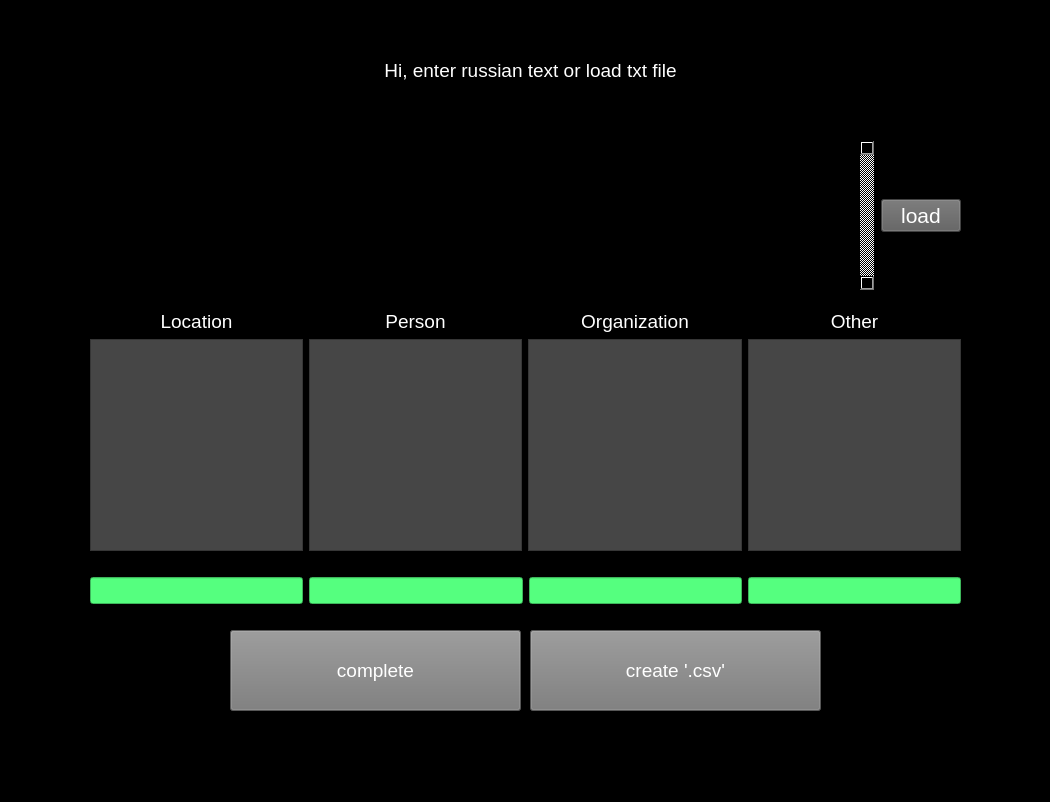
<?xml version="1.0" encoding="UTF-8"?>
<ui version="4.0">
 <class>MainWindow</class>
 <widget class="QMainWindow" name="MainWindow">
  <property name="geometry">
   <rect>
    <x>0</x>
    <y>0</y>
    <width>1050</width>
    <height>802</height>
   </rect>
  </property>
  <property name="font">
   <font>
    <pointsize>12</pointsize>
   </font>
  </property>
  <property name="windowTitle">
   <string>MainWindow</string>
  </property>
  <property name="styleSheet">
   <string notr="true">background-color: rgb(0, 0, 0);</string>
  </property>
  <widget class="QWidget" name="centralwidget">
   <widget class="QPushButton" name="comp_btn">
    <property name="geometry">
     <rect>
      <x>230</x>
      <y>630</y>
      <width>291</width>
      <height>81</height>
     </rect>
    </property>
    <property name="font">
     <font>
      <pointsize>14</pointsize>
     </font>
    </property>
    <property name="styleSheet">
     <string notr="true">color: rgb(255, 255, 255);
background-color: rgb(120, 120, 120);</string>
    </property>
    <property name="text">
     <string>complete</string>
    </property>
   </widget>
   <widget class="QPushButton" name="create_btn">
    <property name="geometry">
     <rect>
      <x>530</x>
      <y>630</y>
      <width>291</width>
      <height>81</height>
     </rect>
    </property>
    <property name="font">
     <font>
      <pointsize>14</pointsize>
     </font>
    </property>
    <property name="styleSheet">
     <string notr="true">color: rgb(255, 255, 255);
background-color: rgb(120, 120, 120);</string>
    </property>
    <property name="text">
     <string>create '.csv'</string>
    </property>
   </widget>
   <widget class="QLabel" name="label">
    <property name="geometry">
     <rect>
      <x>240</x>
      <y>30</y>
      <width>581</width>
      <height>81</height>
     </rect>
    </property>
    <property name="font">
     <font>
      <pointsize>14</pointsize>
     </font>
    </property>
    <property name="styleSheet">
     <string notr="true">
color: rgb(255, 255, 255);</string>
    </property>
    <property name="text">
     <string>Hi, enter russian text or load txt file</string>
    </property>
    <property name="alignment">
     <set>Qt::AlignCenter</set>
    </property>
   </widget>
   <widget class="QWidget" name="layoutWidget">
    <property name="geometry">
     <rect>
      <x>90</x>
      <y>140</y>
      <width>871</width>
      <height>151</height>
     </rect>
    </property>
    <layout class="QHBoxLayout" name="horizontalLayout_3">
     <item>
      <widget class="QTextEdit" name="usual_text">
       <property name="font">
        <font>
         <pointsize>12</pointsize>
        </font>
       </property>
       <property name="styleSheet">
        <string notr="true">color: rgb(255, 255, 255);</string>
       </property>
       <property name="verticalScrollBarPolicy">
        <enum>Qt::ScrollBarAlwaysOn</enum>
       </property>
       <property name="horizontalScrollBarPolicy">
        <enum>Qt::ScrollBarAsNeeded</enum>
       </property>
      </widget>
     </item>
     <item>
      <widget class="QPushButton" name="load_btn">
       <property name="font">
        <font>
         <pointsize>16</pointsize>
        </font>
       </property>
       <property name="styleSheet">
        <string notr="true">color: rgb(255, 255, 255);
background-color: rgb(93, 93, 93);</string>
       </property>
       <property name="text">
        <string>load</string>
       </property>
      </widget>
     </item>
    </layout>
   </widget>
   <widget class="QWidget" name="layoutWidget">
    <property name="geometry">
     <rect>
      <x>90</x>
      <y>310</y>
      <width>871</width>
      <height>241</height>
     </rect>
    </property>
    <layout class="QHBoxLayout" name="horizontalLayout_2">
     <item>
      <layout class="QVBoxLayout" name="verticalLayout">
       <item>
        <widget class="QLabel" name="loc_label">
         <property name="font">
          <font>
           <pointsize>14</pointsize>
          </font>
         </property>
         <property name="mouseTracking">
          <bool>false</bool>
         </property>
         <property name="tabletTracking">
          <bool>false</bool>
         </property>
         <property name="contextMenuPolicy">
          <enum>Qt::PreventContextMenu</enum>
         </property>
         <property name="layoutDirection">
          <enum>Qt::LeftToRight</enum>
         </property>
         <property name="autoFillBackground">
          <bool>false</bool>
         </property>
         <property name="styleSheet">
          <string notr="true">color: rgb(255, 255, 255);</string>
         </property>
         <property name="text">
          <string>Location</string>
         </property>
         <property name="alignment">
          <set>Qt::AlignCenter</set>
         </property>
         <property name="wordWrap">
          <bool>false</bool>
         </property>
        </widget>
       </item>
       <item>
        <widget class="QTextEdit" name="loc_text">
         <property name="sizePolicy">
          <sizepolicy hsizetype="Expanding" vsizetype="Expanding">
           <horstretch>0</horstretch>
           <verstretch>0</verstretch>
          </sizepolicy>
         </property>
         <property name="font">
          <font>
           <pointsize>12</pointsize>
          </font>
         </property>
         <property name="cursor" stdset="0">
          <cursorShape>ArrowCursor</cursorShape>
         </property>
         <property name="styleSheet">
          <string notr="true">color: rgb(255, 255, 255);
background-color: rgb(70, 70, 70);</string>
         </property>
         <property name="frameShape">
          <enum>QFrame::StyledPanel</enum>
         </property>
         <property name="frameShadow">
          <enum>QFrame::Raised</enum>
         </property>
        </widget>
       </item>
      </layout>
     </item>
     <item>
      <layout class="QVBoxLayout" name="verticalLayout_2">
       <item>
        <widget class="QLabel" name="per_label">
         <property name="font">
          <font>
           <pointsize>14</pointsize>
          </font>
         </property>
         <property name="mouseTracking">
          <bool>false</bool>
         </property>
         <property name="tabletTracking">
          <bool>false</bool>
         </property>
         <property name="contextMenuPolicy">
          <enum>Qt::PreventContextMenu</enum>
         </property>
         <property name="layoutDirection">
          <enum>Qt::LeftToRight</enum>
         </property>
         <property name="autoFillBackground">
          <bool>false</bool>
         </property>
         <property name="styleSheet">
          <string notr="true">color: rgb(255, 255, 255);</string>
         </property>
         <property name="text">
          <string>Person</string>
         </property>
         <property name="alignment">
          <set>Qt::AlignCenter</set>
         </property>
         <property name="wordWrap">
          <bool>false</bool>
         </property>
        </widget>
       </item>
       <item>
        <widget class="QTextEdit" name="per_text">
         <property name="font">
          <font>
           <pointsize>12</pointsize>
          </font>
         </property>
         <property name="styleSheet">
          <string notr="true">color: rgb(255, 255, 255);
background-color: rgb(70, 70, 70);</string>
         </property>
        </widget>
       </item>
      </layout>
     </item>
     <item>
      <layout class="QVBoxLayout" name="verticalLayout_3">
       <item>
        <widget class="QLabel" name="org_label">
         <property name="font">
          <font>
           <pointsize>14</pointsize>
          </font>
         </property>
         <property name="mouseTracking">
          <bool>false</bool>
         </property>
         <property name="tabletTracking">
          <bool>false</bool>
         </property>
         <property name="contextMenuPolicy">
          <enum>Qt::PreventContextMenu</enum>
         </property>
         <property name="layoutDirection">
          <enum>Qt::LeftToRight</enum>
         </property>
         <property name="autoFillBackground">
          <bool>false</bool>
         </property>
         <property name="styleSheet">
          <string notr="true">color: rgb(255, 255, 255);</string>
         </property>
         <property name="text">
          <string>Organization</string>
         </property>
         <property name="alignment">
          <set>Qt::AlignCenter</set>
         </property>
         <property name="wordWrap">
          <bool>false</bool>
         </property>
        </widget>
       </item>
       <item>
        <widget class="QTextEdit" name="org_text">
         <property name="font">
          <font>
           <pointsize>12</pointsize>
          </font>
         </property>
         <property name="styleSheet">
          <string notr="true">color: rgb(255, 255, 255);
background-color: rgb(70, 70, 70);</string>
         </property>
        </widget>
       </item>
      </layout>
     </item>
     <item>
      <layout class="QVBoxLayout" name="verticalLayout_4">
       <item>
        <widget class="QLabel" name="misc_label">
         <property name="font">
          <font>
           <pointsize>14</pointsize>
           <stylestrategy>PreferDefault</stylestrategy>
          </font>
         </property>
         <property name="mouseTracking">
          <bool>false</bool>
         </property>
         <property name="tabletTracking">
          <bool>false</bool>
         </property>
         <property name="contextMenuPolicy">
          <enum>Qt::PreventContextMenu</enum>
         </property>
         <property name="layoutDirection">
          <enum>Qt::LeftToRight</enum>
         </property>
         <property name="autoFillBackground">
          <bool>false</bool>
         </property>
         <property name="styleSheet">
          <string notr="true">color: rgb(255, 255, 255);</string>
         </property>
         <property name="text">
          <string>Other</string>
         </property>
         <property name="alignment">
          <set>Qt::AlignCenter</set>
         </property>
         <property name="wordWrap">
          <bool>false</bool>
         </property>
        </widget>
       </item>
       <item>
        <widget class="QTextEdit" name="misc_text">
         <property name="font">
          <font>
           <pointsize>12</pointsize>
          </font>
         </property>
         <property name="styleSheet">
          <string notr="true">color: rgb(255, 255, 255);
background-color: rgb(70, 70, 70);</string>
         </property>
        </widget>
       </item>
      </layout>
     </item>
    </layout>
   </widget>
   <widget class="QWidget" name="">
    <property name="geometry">
     <rect>
      <x>90</x>
      <y>560</y>
      <width>871</width>
      <height>61</height>
     </rect>
    </property>
    <layout class="QHBoxLayout" name="horizontalLayout">
     <item>
      <widget class="QLineEdit" name="loc_amm">
       <property name="enabled">
        <bool>true</bool>
       </property>
       <property name="font">
        <font>
         <pointsize>12</pointsize>
        </font>
       </property>
       <property name="styleSheet">
        <string notr="true">
background-color: rgb(85, 255, 127);</string>
       </property>
      </widget>
     </item>
     <item>
      <widget class="QLineEdit" name="per_amm">
       <property name="enabled">
        <bool>true</bool>
       </property>
       <property name="font">
        <font>
         <pointsize>12</pointsize>
        </font>
       </property>
       <property name="styleSheet">
        <string notr="true">background-color: rgb(85, 255, 127);</string>
       </property>
      </widget>
     </item>
     <item>
      <widget class="QLineEdit" name="org_amm">
       <property name="enabled">
        <bool>true</bool>
       </property>
       <property name="font">
        <font>
         <pointsize>12</pointsize>
        </font>
       </property>
       <property name="styleSheet">
        <string notr="true">
background-color: rgb(85, 255, 127);</string>
       </property>
      </widget>
     </item>
     <item>
      <widget class="QLineEdit" name="misc_amm">
       <property name="enabled">
        <bool>true</bool>
       </property>
       <property name="font">
        <font>
         <pointsize>12</pointsize>
        </font>
       </property>
       <property name="styleSheet">
        <string notr="true">background-color: rgb(85, 255, 127);</string>
       </property>
      </widget>
     </item>
    </layout>
   </widget>
  </widget>
  <widget class="QMenuBar" name="menubar">
   <property name="geometry">
    <rect>
     <x>0</x>
     <y>0</y>
     <width>1050</width>
     <height>26</height>
    </rect>
   </property>
  </widget>
  <widget class="QStatusBar" name="statusbar"/>
 </widget>
 <resources/>
 <connections/>
</ui>
